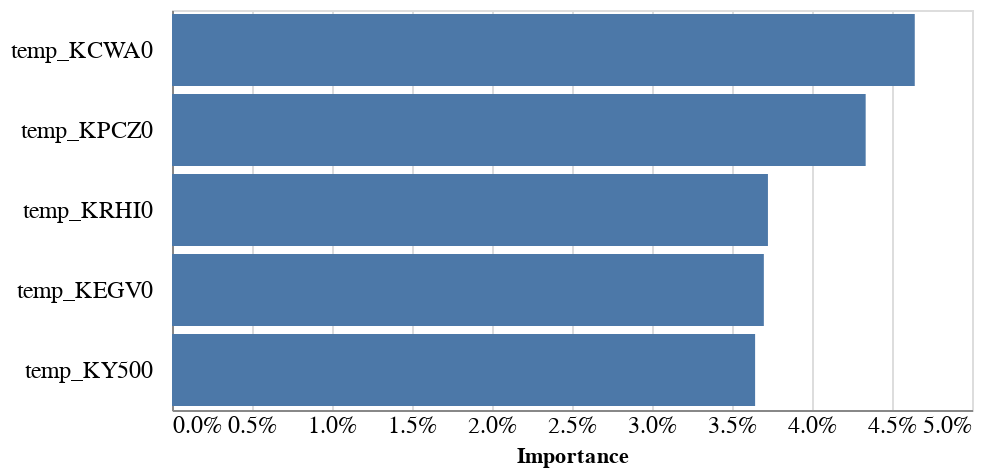

Source (notebook cell):
### Code cell
import altair as alt
alt.Chart(feature_importance_df[:5]).mark_bar().encode(
    x=alt.X('Importance:Q', axis=alt.Axis(format="%", tickSize=0, labelFontSize=12)),
    y=alt.Y(
        'Feature:N', sort=list(feature_importance_df[:5].Feature), title="",
        axis=alt.Axis(tickSize=0, labelFontSize=12, labelPadding=10)),
).properties(
    height=200
)

### Figure 1 — Vega-Lite specification as saved in the notebook (floating-point values rounded to 4 significant figures)
{"config": {"view": {"continuousWidth": 400, "continuousHeight": 300}}, "data": {"name": "data-53b570944849e2d84a166585cb1ad50c"}, "mark": "bar", "encoding": {"x": {"axis": {"format": "%", "labelFontSize": 12, "tickSize": 0}, "field": "Importance", "type": "quantitative"}, "y": {"axis": {"labelFontSize": 12, "labelPadding": 10, "tickSize": 0}, "field": "Feature", "sort": ["temp_KCWA0", "temp_KPCZ0", "temp_KRHI0", "temp_KEGV0", "temp_KY500"], "title": "", "type": "nominal"}}, "height": 200, "$schema": "https://vega.github.io/schema/vega-lite/v4.17.0.json", "datasets": {"data-53b570944849e2d84a166585cb1ad50c": [{"Feature": "temp_KCWA0", "Importance": 0.04642}, {"Feature": "temp_KPCZ0", "Importance": 0.04335}, {"Feature": "temp_KRHI0", "Importance": 0.03725}, {"Feature": "temp_KEGV0", "Importance": 0.03699}, {"Feature": "temp_KY500", "Importance": 0.03644}]}}
